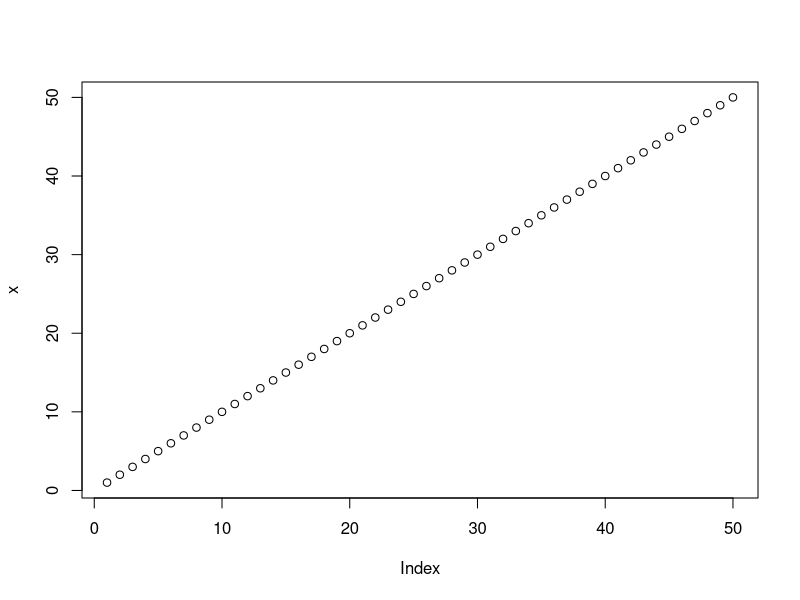
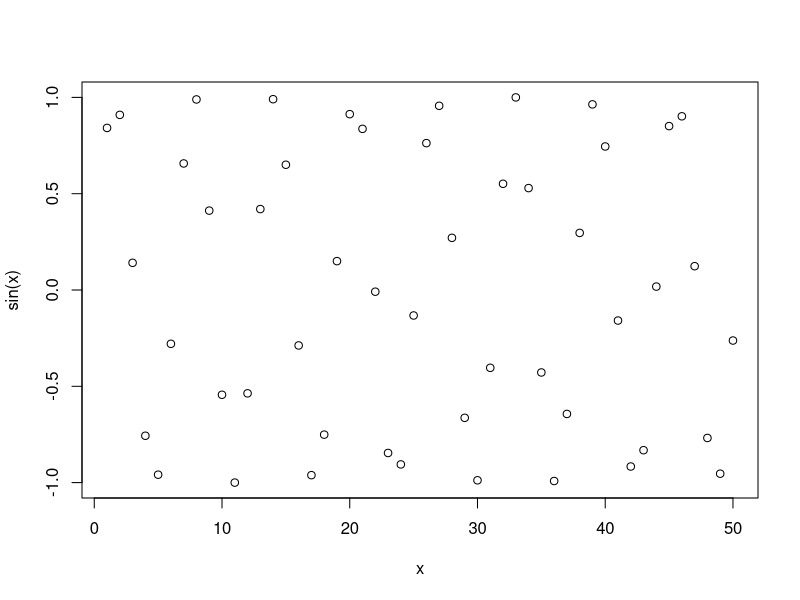
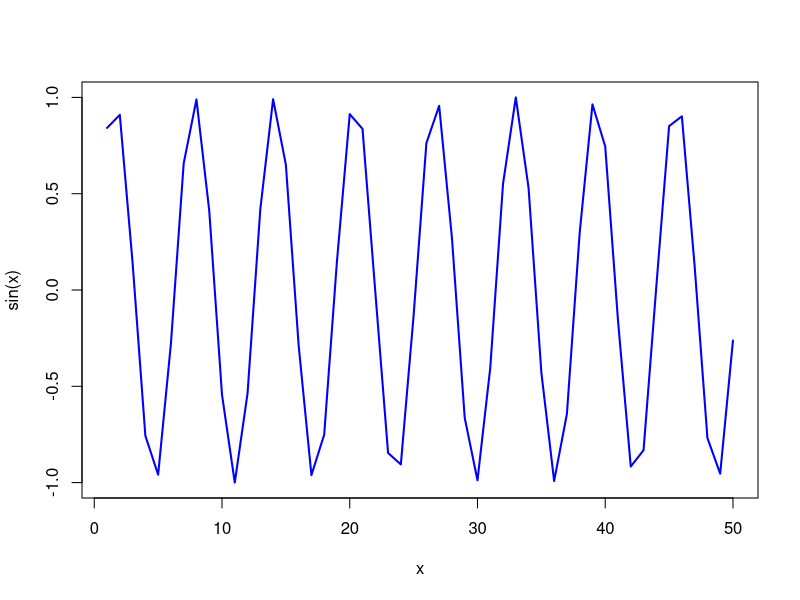

The R source for these figures, in order:
## ---- chunk 1
x <- 1:50
plot (x)
## ---- chunk 2
plot (x, sin(x))
## ---- chunk 3
plot (x, sin(x), typ="l", col="blue", lwd=2)
## ---- chunk 4
log(10, base =10)
